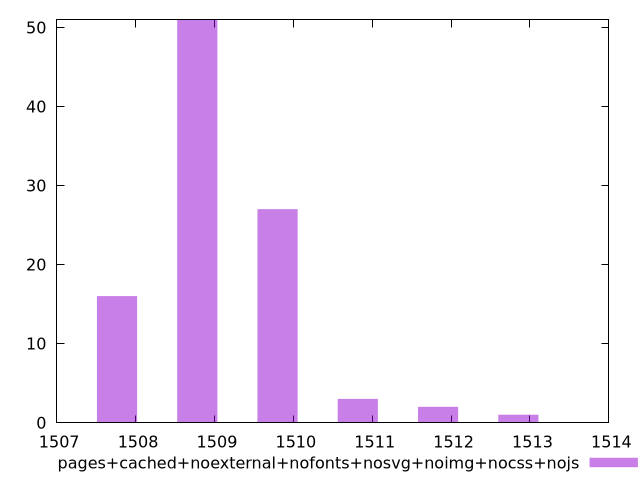

This figure's gnuplot source:
$_pagesCachedNoexternalNofontsNosvgNoimgNocssNojs <<EOF
1508.7829278555594 51
1511.8350848235746 2
1507.7655421995541 16
1509.8003135115644 27
1510.8176991675696 3
1512.8524704795798 1
EOF
set key outside below
set terminal pngcairo
set output "report_00005_2020-11-02T22-26-11.212Z/metrics/pages+cached+noexternal+nofonts+nosvg+noimg+nocss+nojs//raw_hist.png"
set yrange [0:51]
set boxwidth 0.5086928280025487
set style fill transparent solid 0.5 noborder
plot $_pagesCachedNoexternalNofontsNosvgNoimgNocssNojs title "pages+cached+noexternal+nofonts+nosvg+noimg+nocss+nojs" with boxes ,
